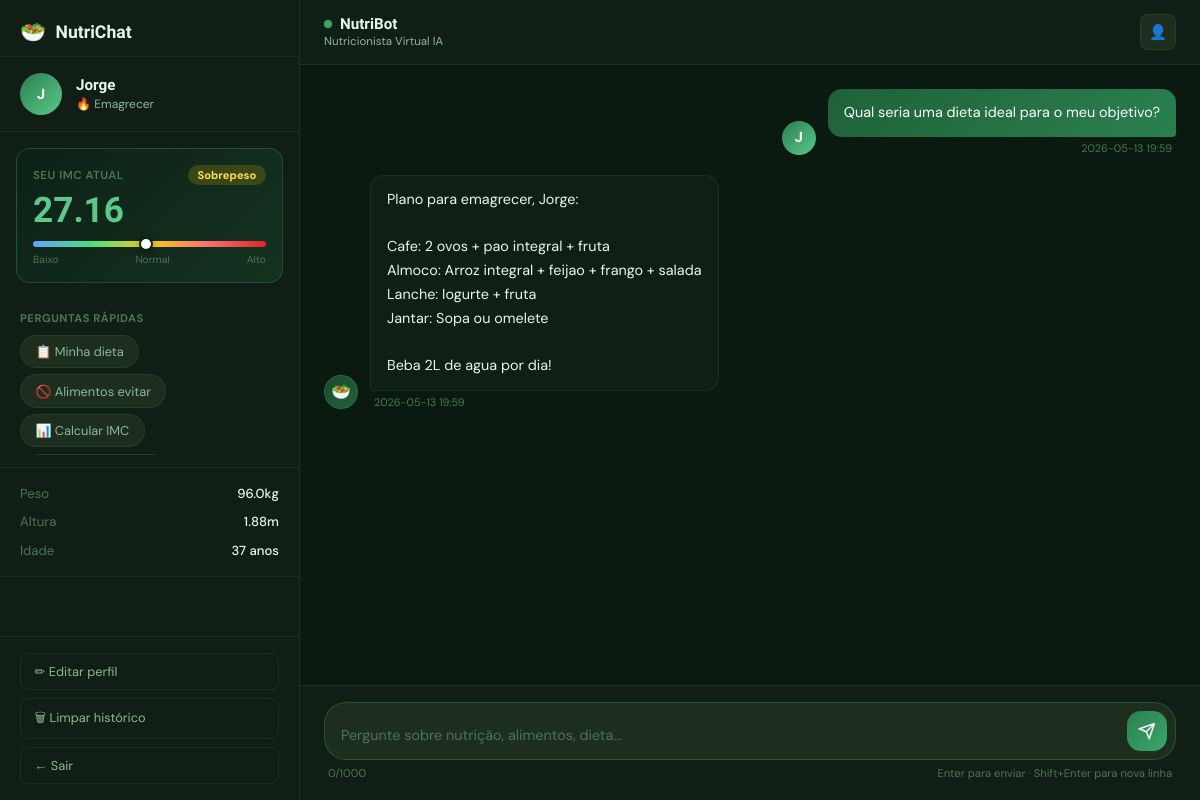
The page /chat (signed in) on the database its author committed.
### tables this page shows
CREATE TABLE users (
    id INTEGER PRIMARY KEY AUTOINCREMENT,
    nome TEXT NOT NULL,
    email TEXT UNIQUE NOT NULL,
    senha_hash TEXT NOT NULL,
    idade INTEGER,
    peso REAL,
    altura REAL,
    objetivo TEXT DEFAULT 'manter_peso',  -- emagrecer | ganhar_massa | manter_peso
    nivel_atividade TEXT DEFAULT 'sedentario',
    data_cadastro TIMESTAMP DEFAULT CURRENT_TIMESTAMP,
    ultimo_login TIMESTAMP
);

CREATE TABLE imc_records (
    id INTEGER PRIMARY KEY AUTOINCREMENT,
    user_id INTEGER NOT NULL,
    peso REAL NOT NULL,
    altura REAL NOT NULL,
    imc REAL NOT NULL,
    classificacao TEXT NOT NULL,
    data_registro TIMESTAMP DEFAULT CURRENT_TIMESTAMP,
    FOREIGN KEY (user_id) REFERENCES users(id) ON DELETE CASCADE
);

CREATE TABLE conversations (
    id INTEGER PRIMARY KEY AUTOINCREMENT,
    user_id INTEGER NOT NULL,
    role TEXT NOT NULL,       -- 'user' ou 'assistant'
    message TEXT NOT NULL,
    timestamp TIMESTAMP DEFAULT CURRENT_TIMESTAMP,
    FOREIGN KEY (user_id) REFERENCES users(id) ON DELETE CASCADE
);

### app.py (the view)
@app.route('/chat')
@login_required
def chat():
    user = get_current_user()
    db = get_db()
    historico = list(reversed(db.execute(
        'SELECT role, message, timestamp FROM conversations WHERE user_id = ? ORDER BY timestamp DESC LIMIT 50',
        (session['user_id'],)).fetchall()))
    imc, classificacao = calcular_imc(user['peso'], user['altura'])
    evolucao = list(reversed(db.execute(
        'SELECT peso, imc, data_registro FROM imc_records WHERE user_id = ? ORDER BY data_registro DESC LIMIT 10',
        (session['user_id'],)).fetchall()))
    return render_template('chat.html', user=user, historico=historico, imc=imc, classificacao=classificacao, evolucao=evolucao)

### app.py (called while the page is built)
def get_db():
    if 'db' not in g:
        g.db = sqlite3.connect(DATABASE)
        g.db.row_factory = sqlite3.Row
    return g.db

def login_required(f):
    @wraps(f)
    def decorated(*args, **kwargs):
        if 'user_id' not in session:
            return redirect(url_for('login'))
        return f(*args, **kwargs)
    return decorated

def get_current_user():
    if 'user_id' not in session:
        return None
    return get_db().execute('SELECT * FROM users WHERE id = ?', (session['user_id'],)).fetchone()

def calcular_imc(peso, altura):
    if not peso or not altura or altura <= 0 or peso <= 0:
        return None, None
    imc = peso / (altura ** 2)
    if imc < 18.5: cls = "Abaixo do peso"
    elif imc < 25.0: cls = "Peso normal"
    elif imc < 30.0: cls = "Sobrepeso"
    elif imc < 35.0: cls = "Obesidade grau I"
    elif imc < 40.0: cls = "Obesidade grau II"
    else: cls = "Obesidade grau III"
    return round(imc, 2), cls

### templates/chat.html (shortened to what this page needs)
<!DOCTYPE html>
<html lang="pt-BR">
<head>
    <link rel="stylesheet" href="{{ url_for('static', filename='css/main.css') }}">
    <link rel="stylesheet" href="{{ url_for('static', filename='css/chat.css') }}">
</head>
<body class="chat-body">
<aside class="sidebar" id="sidebar">
    <div class="sidebar-header">
        <div class="sidebar-logo">
            <span class="logo-icon-sm">🥗</span>
            <span>NutriChat</span>
        </div>
    </div>
    <div class="user-card">
        <div class="user-avatar">{{ user['nome'][0].upper() }}</div>
        <div class="user-info">
            <div class="user-name">{{ user['nome'].split()[0] }}</div>
            <div class="user-goal">
                {% if user['objetivo'] == 'emagrecer' %}🔥 Emagrecer
                {% elif user['objetivo'] == 'ganhar_massa' %}💪 Ganhar massa
                {% else %}⚖ Manter peso{% endif %}
            </div>
        </div>
    </div>
    <div class="imc-card">
        <div class="imc-header">
            <span class="imc-label">Seu IMC atual</span>
            {% if imc %}
            <span class="imc-badge {{ 'normal' if 18.5 <= imc < 25 else 'warning' if imc < 30 else 'danger' }}">
                {{ classificacao }}
            </span>
            {% endif %}
        </div>
        {% if imc %}
        <div class="imc-value">{{ imc }}</div>
        <div class="imc-bar-wrap">
            <div class="imc-bar">
                <div class="imc-needle" style="left: {{ [[((imc - 15) / 25 * 100)|round(1), 0]|max, 100]|min }}%"></div>
            </div>
            <div class="imc-labels">
                <span>Baixo</span><span>Normal</span><span>Alto</span>
            </div>
        </div>
        {% else %}
        <div class="imc-empty">
            <p>Complete seu perfil para ver seu IMC</p>
        </div>
        {% endif %}
    </div>
    <div class="quick-section">
        <div class="quick-title">Perguntas rápidas</div>
        <div class="quick-chips" id="quickChips">
            <button class="chip" data-msg="Qual seria uma dieta ideal para o meu objetivo?">📋 Minha dieta</button>
            <button class="chip" data-msg="Quais alimentos eu devo evitar?">🚫 Alimentos evitar</button>
            <button class="chip" data-msg="Calcule meu IMC e me explique o resultado">📊 Calcular IMC</button>
        </div>
    </div>
    <div class="profile-data">
        <div class="profile-row">
            <span>Peso</span>
            <span>{{ user['peso'] }}kg</span>
        </div>
        <div class="profile-row">
            <span>Altura</span>
            <span>{{ user['altura'] }}m</span>
        </div>
        <div class="profile-row">
            <span>Idade</span>
            <span>{{ user['idade'] }} anos</span>
        </div>
    </div>
    <div class="sidebar-actions">
        <button class="action-btn" id="btnEditProfile">✏ Editar perfil</button>
        <button class="action-btn action-btn-danger" id="btnClearChat">🗑 Limpar histórico</button>
        <a href="/logout" class="action-btn action-btn-logout">← Sair</a>
    </div>
</aside>
<main class="chat-main">
    <header class="chat-header">
        <div class="chat-header-info">
            <div class="bot-status">
                <span class="status-dot"></span>
                <span class="bot-name">NutriBot</span>
            </div>
            <span class="bot-subtitle">Nutricionista Virtual IA</span>
        </div>
        <div class="header-actions">
            <button class="icon-btn" id="btnHeaderProfile" title="Editar perfil">👤</button>
        </div>
    </header>
    <div class="messages-area" id="messagesArea">
        {% if not historico %}
        <div class="welcome-screen">
            <div class="welcome-icon">🥗</div>
            <h2>Olá, {{ user['nome'].split()[0] }}!</h2>
            <p>Sou a <strong>NutriBot</strong>, sua nutricionista virtual com inteligência artificial.<br>
            Estou aqui para te ajudar com alimentação saudável, cálculo de IMC e muito mais!</p>
            <div class="welcome-chips">
                <button class="chip chip-lg" data-msg="Olá! Pode me dar um plano alimentar para o meu objetivo?">🍽 Quero um plano alimentar</button>
                <button class="chip chip-lg" data-msg="Calcule meu IMC e interprete para mim">📊 Calcular meu IMC</button>
                <button class="chip chip-lg" data-msg="Quais são os alimentos mais nutritivos que devo incluir na dieta?">🥦 Alimentos nutritivos</button>
            </div>
        </div>
        {% else %}
        {% for msg in historico %}
        <div class="message {{ 'user-message' if msg['role'] == 'user' else 'bot-message' }}">
            {% if msg['role'] == 'assistant' %}
            <div class="msg-avatar bot-avatar">🥗</div>
            {% endif %}
            <div class="msg-bubble">
                <div class="msg-text">{{ msg['message'] | replace('\n', '<br>') | safe }}</div>
                <div class="msg-time">{{ msg['timestamp'][:16] if msg['timestamp'] else '' }}</div>
            </div>
            {% if msg['role'] == 'user' %}
            <div class="msg-avatar user-avatar">{{ user['nome'][0].upper() }}</div>
            {% endif %}
        </div>
        {% endfor %}
        {% endif %}
    </div>
    <div class="chat-input-area">
        <div class="input-container">
            <textarea
                id="messageInput"
                class="message-input"
                placeholder="Pergunte sobre nutrição, alimentos, dieta..."
                rows="1"
                maxlength="1000"
            ></textarea>
            <button class="send-btn" id="sendBtn" aria-label="Enviar">
                <svg viewBox="0 0 24 24" fill="none" stroke="currentColor" stroke-width="2">
                    <path d="M22 2L11 13M22 2L15 22L11 13M22 2L2 9L11 13"/>
                </svg>
            </button>
        </div>
        <div class="input-footer">
            <span class="char-count" id="charCount">0/1000</span>
            <span class="input-hint">Enter para enviar · Shift+Enter para nova linha</span>
        </div>
    </div>
</main>
</body>
</html>

### static/css/main.css (style rules this page uses)
:root { --green-900: #0d2116; --green-800: #143220; --green-700: #1a4a2e; --green-600: #1f6138; --green-500: #2a8050; --green-400: #3aa86a; --green-300: #5cc88a; --green-200: #9de8bc; --green-100: #d4f5e4; --green-50: #f0fdf6; --lime-400: #a3e635; --lime-300: #bef264; --bg-dark: #0a1a10; --surface: #111e16; --surface-2: #162310; --surface-3: #1d2e1f; --border: rgba(58, 168, 106, 0.15); --border-strong: rgba(58, 168, 106, 0.3); --text-primary: #e8f5ed; --text-secondary: #8ab89a; --text-muted: #4a7558; --radius-sm: 8px; --radius-md: 14px; --radius-lg: 22px; --radius-xl: 32px; --shadow-sm: 0 2px 8px rgba(0,0,0,0.3); --shadow-md: 0 8px 32px rgba(0,0,0,0.4); --shadow-glow: 0 0 40px rgba(42, 128, 80, 0.2); --font-display: 'Cabinet Grotesk', sans-serif; --font-body: 'DM Sans', sans-serif; --transition: 0.2s cubic-bezier(0.4, 0, 0.2, 1); }
*, *::before, *::after { box-sizing: border-box; margin: 0; padding: 0; }
html { font-size: 16px; scroll-behavior: smooth; }
body { font-family: var(--font-body); background: var(--bg-dark); color: var(--text-primary); -webkit-font-smoothing: antialiased; min-height: 100vh; overflow-x: hidden; }
.chip { background: var(--surface-3); border: 1px solid var(--border); color: var(--text-secondary); padding: 0.45rem 0.9rem; border-radius: 100px; font-family: var(--font-body); font-size: 0.8rem; cursor: pointer; transition: all var(--transition); white-space: nowrap; }

### rows shown on the page
users: nome "J", nome "Jorge", peso "96.0", altura "1.88", idade "37"
imc_records: classificacao "Sobrepeso"
conversations: message "Qual seria uma dieta ideal para o meu objetivo?", timestamp "2026-05-13 19:59"
conversations: message "Plano para emagrecer, Jorge: Cafe: 2 ovos + pao integral + fruta Almoco: Arroz integral + feijao + frango + salada Lanche: Iogurte + fruta Jantar: Sopa ou omelete Beba 2L de agua por dia!", timestamp "2026-05-13 19:59"

### other values the page prints
{{ imc }} "27.16"
